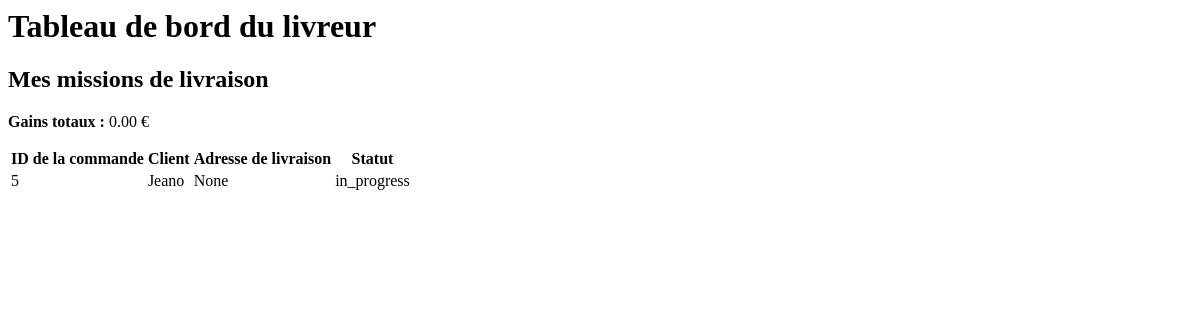
The page /delivery/dashboard/ (signed in) on the database as committed earlier.
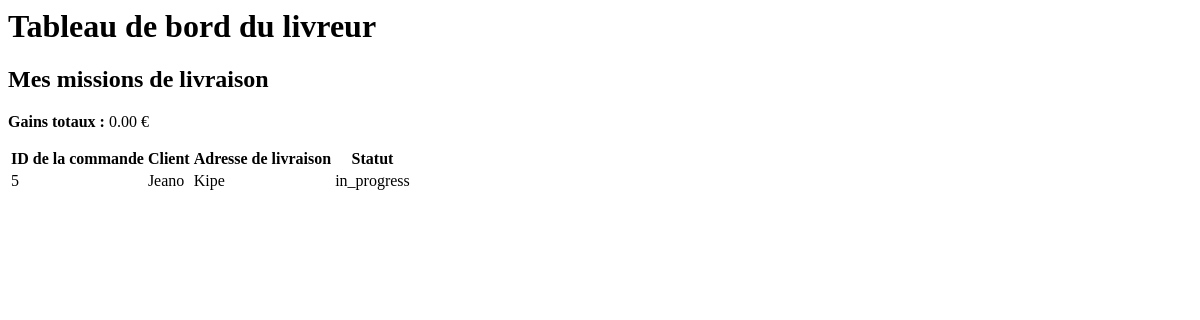
The same page on the database as committed later.
### store/models.py (models this page shows, shortened)
class Order(models.Model):
    user = models.ForeignKey(User, on_delete=models.CASCADE)
    delivery_person = models.ForeignKey(DeliveryPerson, on_delete=models.SET_NULL, null=True, blank=True)
    total_price = models.DecimalField(max_digits=10, decimal_places=2)
    delivery_fee = models.DecimalField(max_digits=10, decimal_places=2, default=0)  # Nouveau champ pour le prix de livraison
    status = models.CharField(max_length=20, default='pending')  # Statut de la commande
    delivery_address = models.CharField(max_length=255, null=True)  # Adresse de livraison
    created_at = models.DateTimeField(auto_now_add=True)

class User(AbstractUser):
    is_admin = models.BooleanField(default=False)
    favorites = models.ManyToManyField('Product', related_name='favorited_by', blank=True)
    profile_picture = models.ImageField(upload_to='profile_pictures/', null=True, blank=True)  # Champ pour l'upload de la photo de profil
    groups = models.ManyToManyField(
        Group,
        related_name='store_user_groups',  # Nom unique pour éviter les conflits
        blank=True,
    )
    user_permissions = models.ManyToManyField(
        Permission,
        related_name='store_user_permissions',  # Nom unique pour éviter les conflits
        blank=True,
    )

### store/views.py (the view)
# urls.py: path('delivery/dashboard/', delivery_dashboard, name='delivery_dashboard'),
@login_required
def delivery_dashboard(request):
    delivery_person = get_object_or_404(DeliveryPerson, user=request.user)
    missions = Order.objects.filter(delivery_person=delivery_person, status='in_progress')
    total_earnings = sum(order.delivery_fee for order in Order.objects.filter(delivery_person=delivery_person))
    return render(request, 'store/delivery_dashboard.html', {'missions': missions, 'total_earnings': total_earnings})

### store/templates/store/delivery_dashboard.html
<h1>Tableau de bord du livreur</h1>
<h2>Mes missions de livraison</h2>
<p><strong>Gains totaux : </strong>{{ total_earnings }} €</p>
<table>
    <tr>
        <th>ID de la commande</th>
        <th>Client</th>
        <th>Adresse de livraison</th>
        <th>Statut</th>
    </tr>
    {% for mission in missions %}
    <tr>
        <td>{{ mission.id }}</td>
        <td>{{ mission.user.username }}</td>
        <td>{{ mission.delivery_address }}</td>
        <td>{{ mission.status }}</td>
    </tr>
    {% empty %}
    <tr>
        <td colspan="4">Aucune mission en cours.</td>
    </tr>
    {% endfor %}
</table>

Rows that differ between the two databases and show on the page:
changed Order "in_progress": delivery_address "None" → "Kipe"
